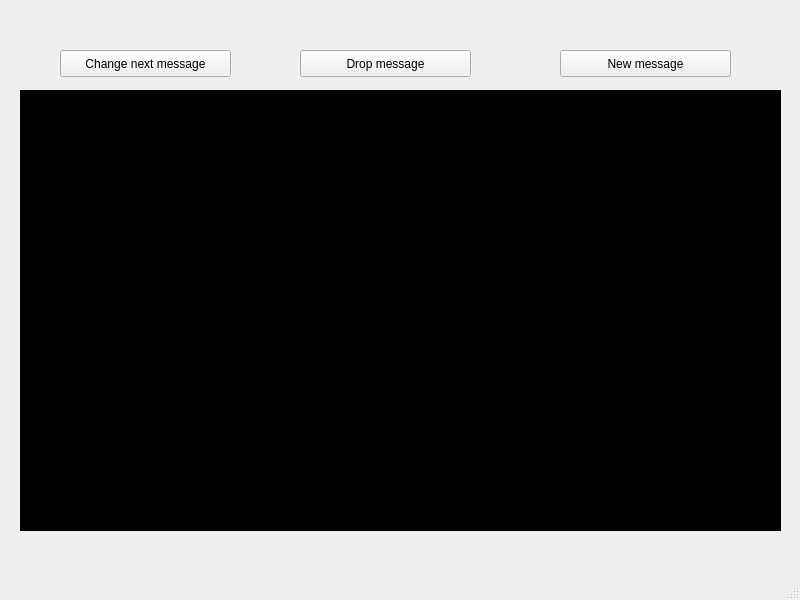
<?xml version="1.0" encoding="UTF-8"?>
<ui version="4.0">
 <class>Netsoul</class>
 <widget class="QMainWindow" name="Netsoul">
  <property name="geometry">
   <rect>
    <x>0</x>
    <y>0</y>
    <width>800</width>
    <height>600</height>
   </rect>
  </property>
  <property name="windowTitle">
   <string>Netsoul</string>
  </property>
  <property name="documentMode">
   <bool>false</bool>
  </property>
  <widget class="QWidget" name="centralwidget">
   <widget class="QPlainTextEdit" name="activity">
    <property name="geometry">
     <rect>
      <x>20</x>
      <y>90</y>
      <width>761</width>
      <height>441</height>
     </rect>
    </property>
    <property name="font">
     <font>
      <pointsize>9</pointsize>
     </font>
    </property>
    <property name="styleSheet">
     <string notr="true">background-color: black; color:#00FF00;</string>
    </property>
    <property name="documentTitle">
     <string/>
    </property>
    <property name="plainText">
     <string/>
    </property>
    <property name="backgroundVisible">
     <bool>false</bool>
    </property>
   </widget>
   <widget class="QPushButton" name="changeMessage">
    <property name="geometry">
     <rect>
      <x>60</x>
      <y>50</y>
      <width>171</width>
      <height>27</height>
     </rect>
    </property>
    <property name="text">
     <string>Change next message</string>
    </property>
   </widget>
   <widget class="QPushButton" name="dropMessage">
    <property name="geometry">
     <rect>
      <x>300</x>
      <y>50</y>
      <width>171</width>
      <height>27</height>
     </rect>
    </property>
    <property name="text">
     <string>Drop message</string>
    </property>
   </widget>
   <widget class="QPushButton" name="newMessage">
    <property name="geometry">
     <rect>
      <x>560</x>
      <y>50</y>
      <width>171</width>
      <height>27</height>
     </rect>
    </property>
    <property name="text">
     <string>New message</string>
    </property>
   </widget>
  </widget>
  <widget class="QMenuBar" name="menubar">
   <property name="geometry">
    <rect>
     <x>0</x>
     <y>0</y>
     <width>800</width>
     <height>25</height>
    </rect>
   </property>
  </widget>
  <widget class="QStatusBar" name="statusbar"/>
 </widget>
 <resources/>
 <connections/>
</ui>
